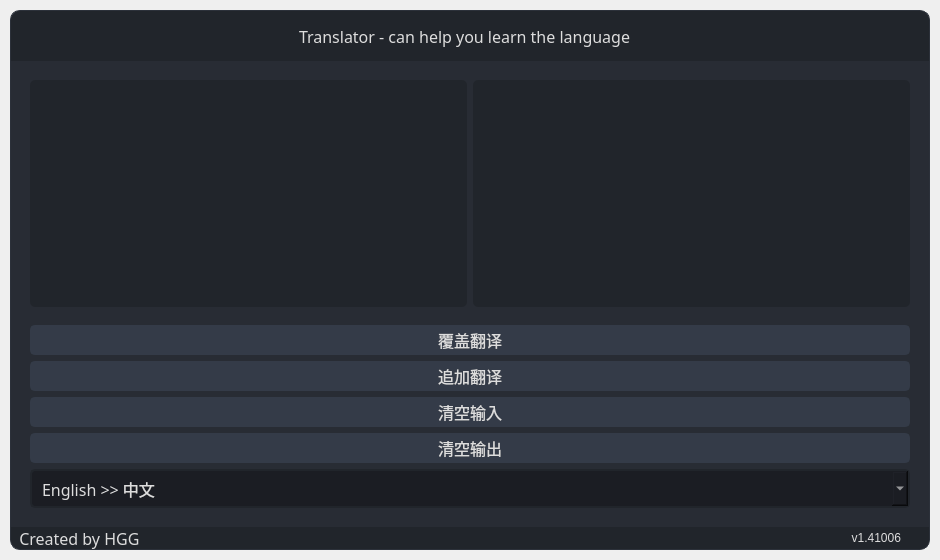
<?xml version="1.0" encoding="UTF-8"?>
<ui version="4.0">
 <author>Wanderson M. Pimenta</author>
 <class>MainWindow</class>
 <widget class="QMainWindow" name="MainWindow">
  <property name="geometry">
   <rect>
    <x>0</x>
    <y>0</y>
    <width>940</width>
    <height>560</height>
   </rect>
  </property>
  <property name="minimumSize">
   <size>
    <width>940</width>
    <height>560</height>
   </size>
  </property>
  <property name="windowTitle">
   <string>MainWindow</string>
  </property>
  <property name="styleSheet">
   <string notr="true"/>
  </property>
  <widget class="QWidget" name="styleSheet">
   <property name="font">
    <font>
     <family>阿里巴巴普惠体 2.0 55 Regular</family>
     <pointsize>12</pointsize>
     <italic>false</italic>
     <bold>false</bold>
    </font>
   </property>
   <property name="styleSheet">
    <string notr="true">/* 全局设置 */
QWidget{
	color: rgb(221, 221, 221);
	font: 12pt &quot;阿里巴巴普惠体 2.0 55 Regular&quot;;
}
QMainWindow {
	border: none;
}

/* 程序背景 */
#frameAppBackground {
	background-color: rgb(40, 44, 52);
	border: 1px solid rgb(44, 49, 58);
	border-top-left-radius: 10px;
	border-top-right-radius: 10px;
	border-bottom-left-radius: 10px;
	border-bottom-right-radius: 10px;
}

/* 顶部栏 */
#frameTopBackground {	
	background-color: rgb(33, 37, 43);
	border-top-left-radius: 10px;
	border-top-right-radius: 10px;
	border-bottom-left-radius: 0px;
	border-bottom-right-radius: 0px;
}
#frameTopButtons .QPushButton {
	background-color: rgba(255, 255, 255, 0);
	border: none;
	border-radius: 5px;
}
#frameTopButtons .QPushButton:hover {
	background-color: rgb(44, 49, 57);
	border-style: solid;
	border-radius: 4px;
}
#frameTopButtons .QPushButton:pressed {
	background-color: rgb(23, 26, 30);
	border-style: solid;
	border-radius: 4px;
}

/* 底部栏 */
#frameBottomBackground {	
	background-color: rgb(33, 37, 43);
	border-top-left-radius: 0px;
	border-top-right-radius: 0px;
	border-bottom-left-radius: 10px;
	border-bottom-right-radius: 10px;
}

/* 按钮 */
#frameContent QPushButton {
	border: 2px solid rgb(52, 59, 72);
	border-radius: 5px;	
	background-color: rgb(52, 59, 72);
}
#frameContent QPushButton:hover {
	background-color: rgb(57, 65, 80);
	border: 2px solid rgb(61, 70, 86);
}
#frameContent QPushButton:pressed {	
	background-color: rgb(35, 40, 49);
	border: 2px solid rgb(43, 50, 61);
}

/* 多行输入框 */
QPlainTextEdit {
	background-color: rgb(33, 37, 43);
	border-radius: 5px;
	padding: 10px;
	selection-color: rgb(255, 255, 255);
	selection-background-color: rgb(255, 121, 198);
}
QPlainTextEdit  QScrollBar:vertical {
    width: 8px;
 }
QPlainTextEdit  QScrollBar:horizontal {
    height: 8px;
 }
QPlainTextEdit:hover {
	border: 2px solid rgb(64, 71, 88);
}
QPlainTextEdit:focus {
	border: 2px solid rgb(91, 101, 124);
}

/* 滚动条 */
 QScrollBar::sub-line:vertical {
	border: none;
    background: rgb(55, 63, 77);
     height: 20px;
 }
QScrollBar::handle:vertical {	
	background: rgb(189, 147, 249);
	border-radius: 4px
 }
QScrollBar::handle:vertical:pressed {
    background-color: rgb(255, 121, 198);
}
 QScrollBar::add-page:vertical, QScrollBar::sub-page:vertical {
    background: rgb(55, 63, 77);
 }

/* 选项盒 */
QComboBox{
	background-color: rgb(27, 29, 35);
	border-radius: 5px;
	border: 2px solid rgb(33, 37, 43);
	padding: 5px;
	padding-left: 10px;
}
QComboBox:hover{
	border: 2px solid rgb(64, 71, 88);
}
QComboBox::drop-down {
	subcontrol-origin: padding;
	subcontrol-position: top right;
	width: 25px; 
	border-left-width: 3px;
	border-left-color: rgba(39, 44, 54, 150);
	border-left-style: solid;
	border-top-right-radius: 3px;
	border-bottom-right-radius: 3px;	
	background-image: url(:/images/icon/arrow-bottom.png);
	background-position: center;
	background-repeat: no-reperat;
 }
QComboBox QAbstractItemView {
	color: rgb(255, 121, 198);	
	background-color: rgb(33, 37, 43);
	padding: 10px;
	selection-background-color: rgb(39, 44, 54);
}</string>
   </property>
   <layout class="QVBoxLayout" name="appMargins">
    <property name="spacing">
     <number>0</number>
    </property>
    <property name="leftMargin">
     <number>10</number>
    </property>
    <property name="topMargin">
     <number>10</number>
    </property>
    <property name="rightMargin">
     <number>10</number>
    </property>
    <property name="bottomMargin">
     <number>10</number>
    </property>
    <item>
     <widget class="QFrame" name="frameAppBackground">
      <property name="styleSheet">
       <string notr="true"/>
      </property>
      <property name="frameShape">
       <enum>QFrame::Shape::NoFrame</enum>
      </property>
      <property name="frameShadow">
       <enum>QFrame::Shadow::Raised</enum>
      </property>
      <layout class="QVBoxLayout" name="verticalLayout">
       <property name="spacing">
        <number>0</number>
       </property>
       <property name="leftMargin">
        <number>0</number>
       </property>
       <property name="topMargin">
        <number>0</number>
       </property>
       <property name="rightMargin">
        <number>0</number>
       </property>
       <property name="bottomMargin">
        <number>0</number>
       </property>
       <item>
        <widget class="QFrame" name="frameTopBackground">
         <property name="minimumSize">
          <size>
           <width>0</width>
           <height>50</height>
          </size>
         </property>
         <property name="maximumSize">
          <size>
           <width>16777215</width>
           <height>50</height>
          </size>
         </property>
         <property name="frameShape">
          <enum>QFrame::Shape::NoFrame</enum>
         </property>
         <property name="frameShadow">
          <enum>QFrame::Shadow::Raised</enum>
         </property>
         <layout class="QGridLayout" name="gridLayout">
          <property name="leftMargin">
           <number>0</number>
          </property>
          <property name="topMargin">
           <number>0</number>
          </property>
          <property name="rightMargin">
           <number>10</number>
          </property>
          <property name="bottomMargin">
           <number>0</number>
          </property>
          <item row="0" column="1" alignment="Qt::AlignmentFlag::AlignHCenter">
           <widget class="QWidget" name="widgetTop" native="true">
            <property name="minimumSize">
             <size>
              <width>0</width>
              <height>50</height>
             </size>
            </property>
            <property name="maximumSize">
             <size>
              <width>16777215</width>
              <height>50</height>
             </size>
            </property>
            <layout class="QHBoxLayout" name="horizontalLayout_5">
             <item>
              <widget class="QLabel" name="labelTitleInfo">
               <property name="sizePolicy">
                <sizepolicy hsizetype="Preferred" vsizetype="Expanding">
                 <horstretch>0</horstretch>
                 <verstretch>0</verstretch>
                </sizepolicy>
               </property>
               <property name="minimumSize">
                <size>
                 <width>0</width>
                 <height>0</height>
                </size>
               </property>
               <property name="maximumSize">
                <size>
                 <width>16777215</width>
                 <height>16777215</height>
                </size>
               </property>
               <property name="font">
                <font>
                 <family>阿里巴巴普惠体 2.0 55 Regular</family>
                 <pointsize>12</pointsize>
                 <italic>false</italic>
                 <bold>false</bold>
                </font>
               </property>
               <property name="text">
                <string>Translator - can help you learn the language</string>
               </property>
               <property name="alignment">
                <set>Qt::AlignmentFlag::AlignLeading|Qt::AlignmentFlag::AlignLeft|Qt::AlignmentFlag::AlignVCenter</set>
               </property>
              </widget>
             </item>
            </layout>
           </widget>
          </item>
          <item row="0" column="3" alignment="Qt::AlignmentFlag::AlignRight">
           <widget class="QFrame" name="frameTopButtons">
            <property name="minimumSize">
             <size>
              <width>0</width>
              <height>50</height>
             </size>
            </property>
            <property name="maximumSize">
             <size>
              <width>16777215</width>
              <height>50</height>
             </size>
            </property>
            <property name="frameShape">
             <enum>QFrame::Shape::NoFrame</enum>
            </property>
            <property name="frameShadow">
             <enum>QFrame::Shadow::Raised</enum>
            </property>
            <layout class="QHBoxLayout" name="horizontalLayout_8">
             <property name="spacing">
              <number>5</number>
             </property>
             <property name="leftMargin">
              <number>0</number>
             </property>
             <property name="topMargin">
              <number>0</number>
             </property>
             <property name="rightMargin">
              <number>0</number>
             </property>
             <property name="bottomMargin">
              <number>0</number>
             </property>
             <item>
              <widget class="QPushButton" name="btnMinimize">
               <property name="minimumSize">
                <size>
                 <width>28</width>
                 <height>28</height>
                </size>
               </property>
               <property name="maximumSize">
                <size>
                 <width>28</width>
                 <height>28</height>
                </size>
               </property>
               <property name="cursor">
                <cursorShape>PointingHandCursor</cursorShape>
               </property>
               <property name="toolTip">
                <string>Minimize</string>
               </property>
               <property name="styleSheet">
                <string notr="true"/>
               </property>
               <property name="text">
                <string/>
               </property>
               <property name="icon">
                <iconset resource="resources.qrc">
                 <normaloff>:/images/icon/minimize.png</normaloff>:/images/icon/minimize.png</iconset>
               </property>
               <property name="iconSize">
                <size>
                 <width>20</width>
                 <height>20</height>
                </size>
               </property>
              </widget>
             </item>
             <item>
              <widget class="QPushButton" name="btnMaximizeRestore">
               <property name="minimumSize">
                <size>
                 <width>28</width>
                 <height>28</height>
                </size>
               </property>
               <property name="maximumSize">
                <size>
                 <width>28</width>
                 <height>28</height>
                </size>
               </property>
               <property name="font">
                <font>
                 <family>阿里巴巴普惠体 2.0 55 Regular</family>
                 <pointsize>12</pointsize>
                 <italic>false</italic>
                 <bold>false</bold>
                 <stylestrategy>PreferDefault</stylestrategy>
                </font>
               </property>
               <property name="cursor">
                <cursorShape>PointingHandCursor</cursorShape>
               </property>
               <property name="toolTip">
                <string>Maximize</string>
               </property>
               <property name="text">
                <string/>
               </property>
               <property name="icon">
                <iconset resource="resources.qrc">
                 <normaloff>:/images/icon/maximize.png</normaloff>:/images/icon/maximize.png</iconset>
               </property>
               <property name="iconSize">
                <size>
                 <width>20</width>
                 <height>20</height>
                </size>
               </property>
              </widget>
             </item>
             <item>
              <widget class="QPushButton" name="btnClose">
               <property name="minimumSize">
                <size>
                 <width>28</width>
                 <height>28</height>
                </size>
               </property>
               <property name="maximumSize">
                <size>
                 <width>28</width>
                 <height>28</height>
                </size>
               </property>
               <property name="cursor">
                <cursorShape>PointingHandCursor</cursorShape>
               </property>
               <property name="toolTip">
                <string>Close</string>
               </property>
               <property name="text">
                <string/>
               </property>
               <property name="icon">
                <iconset resource="resources.qrc">
                 <normaloff>:/images/icon/close.png</normaloff>:/images/icon/close.png</iconset>
               </property>
               <property name="iconSize">
                <size>
                 <width>20</width>
                 <height>20</height>
                </size>
               </property>
              </widget>
             </item>
            </layout>
           </widget>
          </item>
          <item row="0" column="0" alignment="Qt::AlignmentFlag::AlignLeft">
           <widget class="QFrame" name="frameTopLogo">
            <property name="minimumSize">
             <size>
              <width>50</width>
              <height>50</height>
             </size>
            </property>
            <property name="maximumSize">
             <size>
              <width>50</width>
              <height>50</height>
             </size>
            </property>
            <property name="frameShape">
             <enum>QFrame::Shape::NoFrame</enum>
            </property>
            <property name="frameShadow">
             <enum>QFrame::Shadow::Raised</enum>
            </property>
            <widget class="QFrame" name="logo">
             <property name="geometry">
              <rect>
               <x>10</x>
               <y>5</y>
               <width>42</width>
               <height>42</height>
              </rect>
             </property>
             <property name="minimumSize">
              <size>
               <width>42</width>
               <height>42</height>
              </size>
             </property>
             <property name="maximumSize">
              <size>
               <width>42</width>
               <height>42</height>
              </size>
             </property>
             <property name="styleSheet">
              <string notr="true">background-image: url(:/images/icon/logo.png);</string>
             </property>
             <property name="frameShape">
              <enum>QFrame::Shape::NoFrame</enum>
             </property>
             <property name="frameShadow">
              <enum>QFrame::Shadow::Raised</enum>
             </property>
            </widget>
           </widget>
          </item>
         </layout>
        </widget>
       </item>
       <item>
        <widget class="QFrame" name="contentBox">
         <property name="frameShape">
          <enum>QFrame::Shape::NoFrame</enum>
         </property>
         <property name="frameShadow">
          <enum>QFrame::Shadow::Raised</enum>
         </property>
         <layout class="QVBoxLayout" name="verticalLayout_2">
          <property name="spacing">
           <number>0</number>
          </property>
          <property name="leftMargin">
           <number>0</number>
          </property>
          <property name="topMargin">
           <number>0</number>
          </property>
          <property name="rightMargin">
           <number>0</number>
          </property>
          <property name="bottomMargin">
           <number>0</number>
          </property>
          <item>
           <widget class="QFrame" name="frameContent">
            <property name="styleSheet">
             <string notr="true"/>
            </property>
            <property name="frameShape">
             <enum>QFrame::Shape::NoFrame</enum>
            </property>
            <property name="frameShadow">
             <enum>QFrame::Shadow::Raised</enum>
            </property>
            <layout class="QVBoxLayout" name="verticalLayout_15">
             <property name="spacing">
              <number>0</number>
             </property>
             <property name="leftMargin">
              <number>10</number>
             </property>
             <property name="topMargin">
              <number>10</number>
             </property>
             <property name="rightMargin">
              <number>10</number>
             </property>
             <property name="bottomMargin">
              <number>10</number>
             </property>
             <item>
              <widget class="QWidget" name="widgetContent" native="true">
               <layout class="QHBoxLayout" name="horizontalLayout_4">
                <item>
                 <widget class="QPlainTextEdit" name="plainTextEditInput">
                  <property name="minimumSize">
                   <size>
                    <width>100</width>
                    <height>100</height>
                   </size>
                  </property>
                  <property name="styleSheet">
                   <string notr="true"/>
                  </property>
                  <property name="plainText">
                   <string/>
                  </property>
                 </widget>
                </item>
                <item>
                 <widget class="QPlainTextEdit" name="plainTextEditOutput">
                  <property name="minimumSize">
                   <size>
                    <width>100</width>
                    <height>100</height>
                   </size>
                  </property>
                  <property name="styleSheet">
                   <string notr="true"/>
                  </property>
                  <property name="plainText">
                   <string/>
                  </property>
                 </widget>
                </item>
               </layout>
              </widget>
             </item>
             <item>
              <widget class="QWidget" name="widgetButtons" native="true">
               <layout class="QVBoxLayout" name="verticalLayout_16">
                <item>
                 <widget class="QPushButton" name="btnSet">
                  <property name="minimumSize">
                   <size>
                    <width>150</width>
                    <height>30</height>
                   </size>
                  </property>
                  <property name="maximumSize">
                   <size>
                    <width>16777215</width>
                    <height>16777215</height>
                   </size>
                  </property>
                  <property name="font">
                   <font>
                    <family>阿里巴巴普惠体 2.0 55 Regular</family>
                    <pointsize>12</pointsize>
                    <italic>false</italic>
                    <bold>false</bold>
                   </font>
                  </property>
                  <property name="text">
                   <string>覆盖翻译</string>
                  </property>
                 </widget>
                </item>
                <item>
                 <widget class="QPushButton" name="btnAppend">
                  <property name="minimumSize">
                   <size>
                    <width>150</width>
                    <height>30</height>
                   </size>
                  </property>
                  <property name="maximumSize">
                   <size>
                    <width>16777215</width>
                    <height>16777215</height>
                   </size>
                  </property>
                  <property name="font">
                   <font>
                    <family>阿里巴巴普惠体 2.0 55 Regular</family>
                    <pointsize>12</pointsize>
                    <italic>false</italic>
                    <bold>false</bold>
                   </font>
                  </property>
                  <property name="text">
                   <string>追加翻译</string>
                  </property>
                 </widget>
                </item>
                <item>
                 <widget class="QPushButton" name="btnClearInput">
                  <property name="minimumSize">
                   <size>
                    <width>150</width>
                    <height>30</height>
                   </size>
                  </property>
                  <property name="maximumSize">
                   <size>
                    <width>16777215</width>
                    <height>16777215</height>
                   </size>
                  </property>
                  <property name="font">
                   <font>
                    <family>阿里巴巴普惠体 2.0 55 Regular</family>
                    <pointsize>12</pointsize>
                    <italic>false</italic>
                    <bold>false</bold>
                   </font>
                  </property>
                  <property name="text">
                   <string>清空输入</string>
                  </property>
                 </widget>
                </item>
                <item>
                 <widget class="QPushButton" name="btnClearOutput">
                  <property name="minimumSize">
                   <size>
                    <width>150</width>
                    <height>30</height>
                   </size>
                  </property>
                  <property name="maximumSize">
                   <size>
                    <width>16777215</width>
                    <height>16777215</height>
                   </size>
                  </property>
                  <property name="font">
                   <font>
                    <family>阿里巴巴普惠体 2.0 55 Regular</family>
                    <pointsize>12</pointsize>
                    <italic>false</italic>
                    <bold>false</bold>
                   </font>
                  </property>
                  <property name="text">
                   <string>清空输出</string>
                  </property>
                 </widget>
                </item>
                <item>
                 <widget class="QComboBox" name="comboxSelect">
                  <property name="minimumSize">
                   <size>
                    <width>150</width>
                    <height>30</height>
                   </size>
                  </property>
                  <property name="maximumSize">
                   <size>
                    <width>16777215</width>
                    <height>16777215</height>
                   </size>
                  </property>
                  <property name="font">
                   <font>
                    <family>阿里巴巴普惠体 2.0 55 Regular</family>
                    <pointsize>12</pointsize>
                    <italic>false</italic>
                    <bold>false</bold>
                   </font>
                  </property>
                  <item>
                   <property name="text">
                    <string>English &gt;&gt; 中文</string>
                   </property>
                  </item>
                  <item>
                   <property name="text">
                    <string>日本語 &gt;&gt; 中文</string>
                   </property>
                  </item>
                  <item>
                   <property name="text">
                    <string>Русский &gt;&gt; 中文</string>
                   </property>
                  </item>
                  <item>
                   <property name="text">
                    <string>中文 &gt;&gt; English</string>
                   </property>
                  </item>
                  <item>
                   <property name="text">
                    <string>中文 &gt;&gt; 日本語</string>
                   </property>
                  </item>
                  <item>
                   <property name="text">
                    <string>中文 &gt;&gt; Русский</string>
                   </property>
                  </item>
                 </widget>
                </item>
               </layout>
              </widget>
             </item>
            </layout>
           </widget>
          </item>
          <item>
           <widget class="QFrame" name="frameBottomBackground">
            <property name="minimumSize">
             <size>
              <width>0</width>
              <height>22</height>
             </size>
            </property>
            <property name="maximumSize">
             <size>
              <width>16777215</width>
              <height>22</height>
             </size>
            </property>
            <property name="frameShape">
             <enum>QFrame::Shape::NoFrame</enum>
            </property>
            <property name="frameShadow">
             <enum>QFrame::Shadow::Raised</enum>
            </property>
            <layout class="QHBoxLayout" name="horizontalLayout_7">
             <property name="leftMargin">
              <number>0</number>
             </property>
             <property name="topMargin">
              <number>0</number>
             </property>
             <property name="rightMargin">
              <number>0</number>
             </property>
             <property name="bottomMargin">
              <number>0</number>
             </property>
             <item>
              <widget class="QLabel" name="labelCredits">
               <property name="minimumSize">
                <size>
                 <width>0</width>
                 <height>22</height>
                </size>
               </property>
               <property name="maximumSize">
                <size>
                 <width>16777215</width>
                 <height>22</height>
                </size>
               </property>
               <property name="font">
                <font>
                 <family>阿里巴巴普惠体 2.0 55 Regular</family>
                 <pointsize>12</pointsize>
                 <italic>false</italic>
                 <bold>false</bold>
                </font>
               </property>
               <property name="text">
                <string>  Created by HGG</string>
               </property>
               <property name="alignment">
                <set>Qt::AlignmentFlag::AlignLeading|Qt::AlignmentFlag::AlignLeft|Qt::AlignmentFlag::AlignVCenter</set>
               </property>
              </widget>
             </item>
             <item>
              <widget class="QLabel" name="labelVersion">
               <property name="minimumSize">
                <size>
                 <width>0</width>
                 <height>22</height>
                </size>
               </property>
               <property name="maximumSize">
                <size>
                 <width>16777215</width>
                 <height>22</height>
                </size>
               </property>
               <property name="text">
                <string>v1.41006</string>
               </property>
               <property name="alignment">
                <set>Qt::AlignmentFlag::AlignRight|Qt::AlignmentFlag::AlignTrailing|Qt::AlignmentFlag::AlignVCenter</set>
               </property>
              </widget>
             </item>
             <item>
              <widget class="QWidget" name="widgetBottomBar" native="true">
               <property name="minimumSize">
                <size>
                 <width>22</width>
                 <height>22</height>
                </size>
               </property>
               <property name="maximumSize">
                <size>
                 <width>22</width>
                 <height>16777215</height>
                </size>
               </property>
               <property name="cursor">
                <cursorShape>ArrowCursor</cursorShape>
               </property>
               <layout class="QHBoxLayout" name="horizontalLayout_6">
                <item>
                 <widget class="QFrame" name="frameSizeGrip">
                  <property name="minimumSize">
                   <size>
                    <width>10</width>
                    <height>10</height>
                   </size>
                  </property>
                  <property name="maximumSize">
                   <size>
                    <width>10</width>
                    <height>10</height>
                   </size>
                  </property>
                  <property name="styleSheet">
                   <string notr="true">background-image: url(:/images/icon/size-grip.png);</string>
                  </property>
                  <property name="frameShape">
                   <enum>QFrame::Shape::NoFrame</enum>
                  </property>
                  <property name="frameShadow">
                   <enum>QFrame::Shadow::Raised</enum>
                  </property>
                 </widget>
                </item>
               </layout>
              </widget>
             </item>
            </layout>
           </widget>
          </item>
         </layout>
        </widget>
       </item>
      </layout>
     </widget>
    </item>
   </layout>
  </widget>
 </widget>
 <resources>
  <include location="resources.qrc"/>
 </resources>
 <connections/>
</ui>
